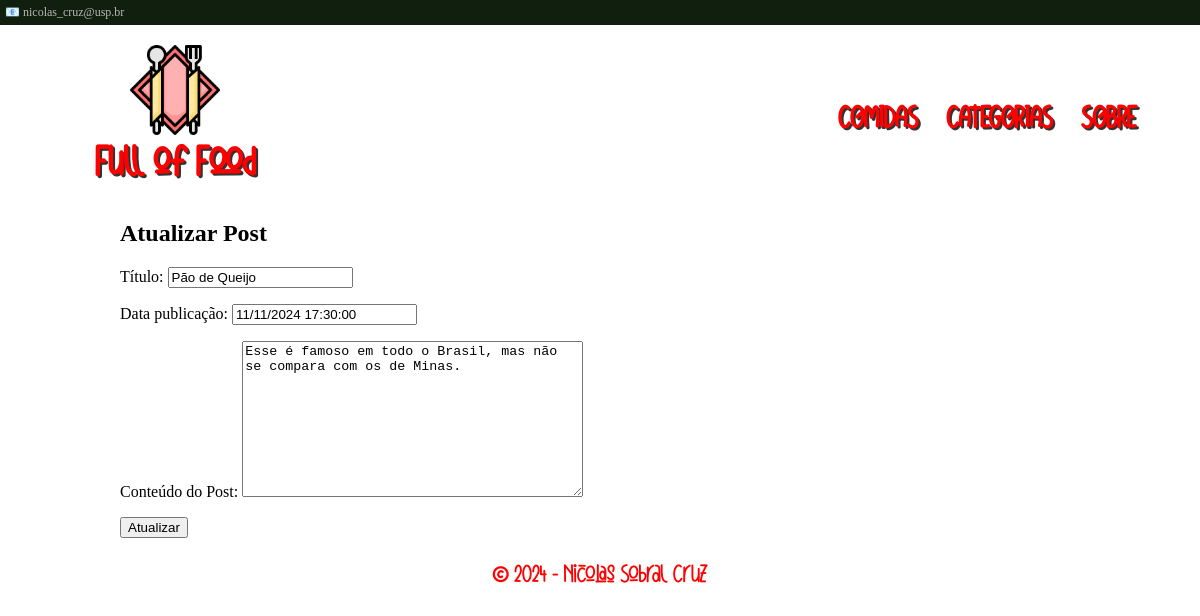
Screenshot of /comidas/update/10/ with the database file from the repository.
### comidas/models.py (models this page shows, shortened)
class Post(models.Model):
    titulo = models.CharField(max_length=255)
    conteudo = models.TextField()
    data = models.DateTimeField(auto_now_add=False)
    class Meta:
        ordering = ['-data']

### comidas/views.py (the view, shortened to what this page needs)
# urls.py: path('update/<int:pk>/', views.UpdateView.as_view(), name='update'),
class UpdateView(generic.UpdateView):
    model= Post
    template_name= 'comidas/update.html'
    form_class=PostForm

### comidas/forms.py
class PostForm(ModelForm):
    class Meta:
        model = Post
        fields = [
            'titulo',
            'data',
            'conteudo',
        ]
        labels = {
            'titulo': 'Título',
            'data': 'Data publicação',
            'conteudo': 'Conteúdo do Post',
        }

### comidas/templates/comidas/update.html (shortened to what this page needs)
{% extends 'base.html' %}
{% block content %}
<h2>Atualizar Post</h2>
<form method="POST" action="{% url 'comidas:update' post.id %}">
  {{form.as_p}}
  <button type="submit">Atualizar</button>
</form>
{% endblock content %}

### static/style.css (style rules this page uses)
:root { font-size: 16px; }
body { margin:0; }

### rows the page displays
Post: titulo "Pão de Queijo", data "11/11/2024 17:30:00", conteudo "Esse é famoso em todo o Brasil, mas não se compara com os de Minas."
